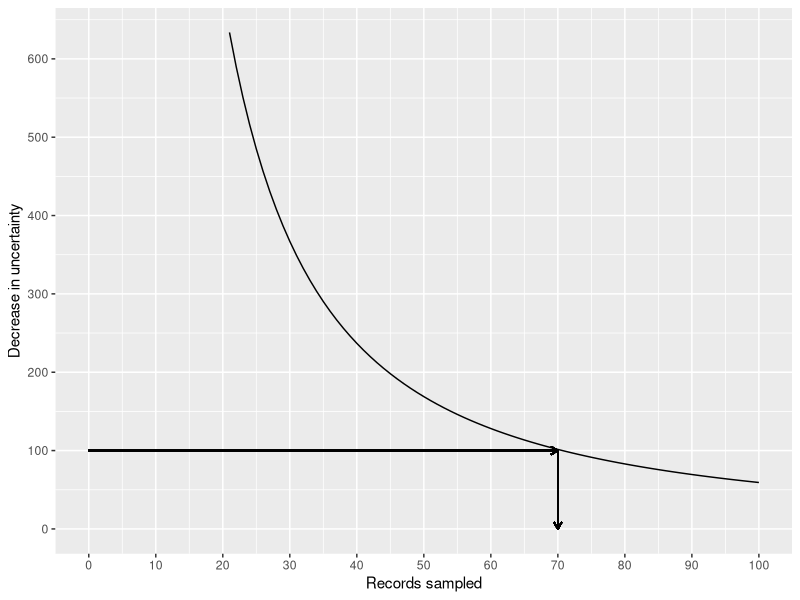
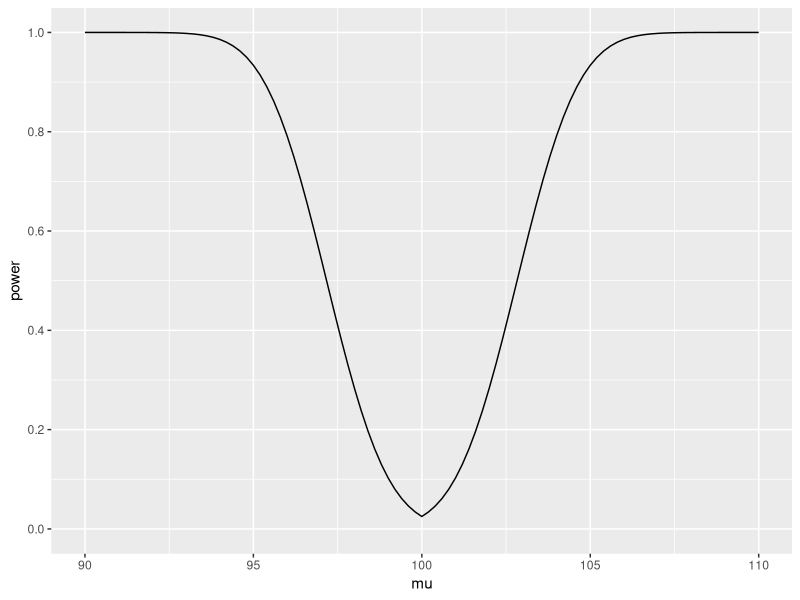
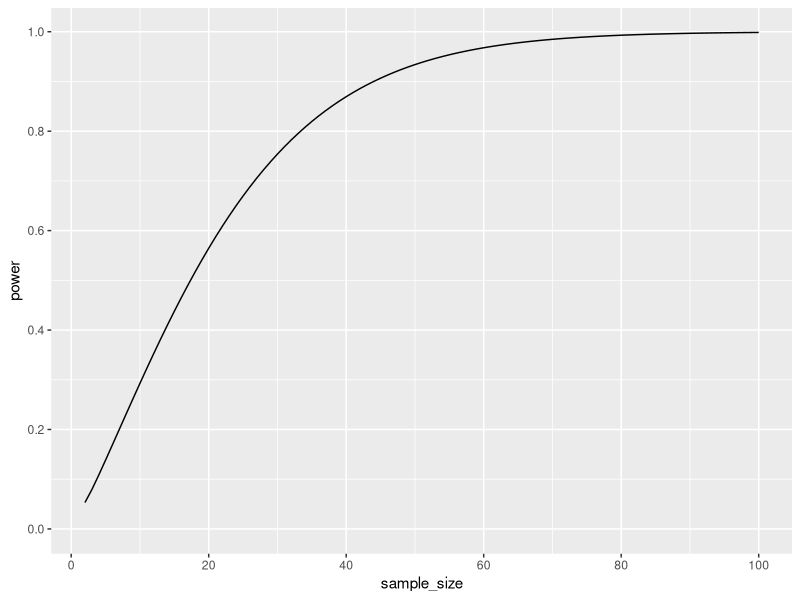

Write the R code that produced these figures, in order.
## ---- chunk 1
suppressMessages(suppressWarnings(library(tidyverse)))
knitr::opts_chunk$set(echo=FALSE)
## ---- chunk 2
n <- 20:100
sigma <- 30
N <- 2000
precision <- ucl <- 1.96*N*sigma/sqrt(n)
delta <- -diff(precision)
data.frame(x=n[-1], y=delta) %>%
  ggplot(aes(x, y)) + 
    geom_line() +
    expand_limits(x=0, y=0) + 
    geom_segment(x=0, xend=70, y=100, yend=100,
      arrow = arrow(length = unit(0.2,"cm"))) +
    geom_segment(x=70, xend=70, y=100, yend=0, 
      arrow = arrow(length = unit(0.2,"cm"))) +
    scale_x_continuous(breaks=seq(0, 100, by=10)) + 
    scale_y_continuous(breaks=seq(0, 600, by=100)) + 
    xlab("Records sampled") +
    ylab("Decrease in uncertainty") -> trade_off_figure
ggsave("figure-1.png", width=4, height=3, units="in")
## ---- chunk 3
one_sample_ttest <- power.t.test(n=50, delta=seq(-10, 10, length=101), sd=10, sig.level=0.05, type="one.sample")
data.frame(mu=seq(90, 110, length=101), power=one_sample_ttest$power) %>%
  ggplot(aes(x=mu, y=power)) +
    expand_limits(y=0) +
    scale_y_continuous(breaks=seq(0, 1, length=6)) + 
    geom_line() -> power_curve
ggsave("figure-2.png", width=4, height=3, units="in")
## ---- chunk 4
one_sample_ttest <- power.t.test(n=2:100, delta=5, sd=10, sig.level=0.05, type="one.sample")
data.frame(sample_size=2:100, power=one_sample_ttest$power) %>%
  ggplot(aes(x=sample_size, y=power)) +
    expand_limits(y=0) +
    scale_x_continuous(breaks=seq(0, 100, length=6)) + 
    scale_y_continuous(breaks=seq(0, 1, length=6)) + 
    geom_line() -> power_curve
ggsave("figure-3.png", width=4, height=3, units="in")
